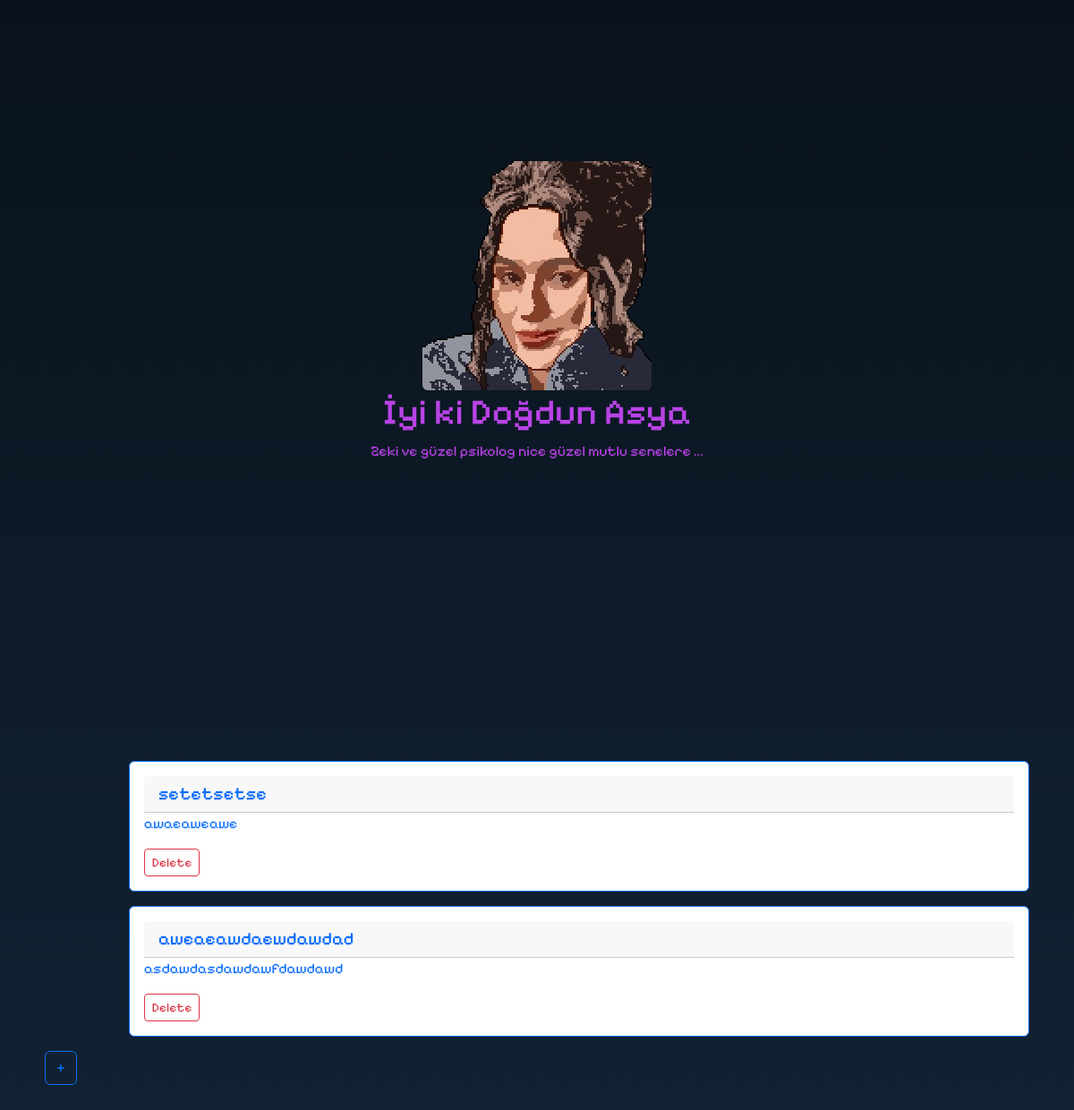
Before: / with the older database file.
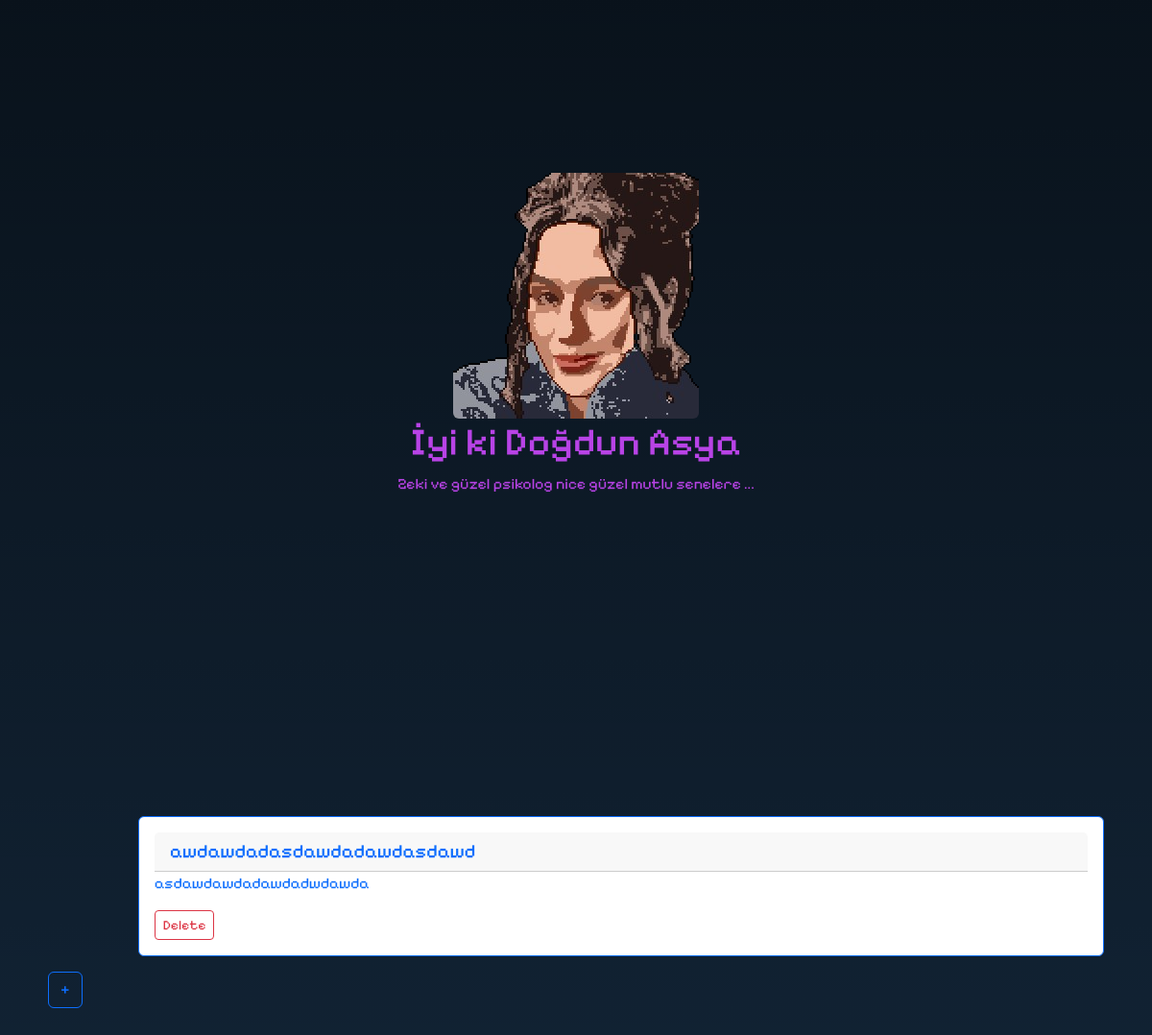
After: the same page with the newer database file.
### Birthday/models.py (models this page shows, shortened)
class Entry(models.Model):
    name = models.CharField(max_length=100)
    text = models.TextField()
    selected_gif = models.CharField(max_length=255, blank=True, null=True)

### Birthday/views.py (the view)
# urls.py: 2. Add a URL to urlpatterns:  path('', views.home, name='home')
def home(request):
    if request.method == 'POST':
        form = EntryForm(request.POST)
        if form.is_valid():
            form.save()
            return redirect('home')
    else:
        form = EntryForm()
    entries = Entry.objects.all()
    return render(request, 'home.html', {'entries': entries, 'form': form})

### Birthday/templates/home.html (shortened to what this page needs)
{% load static %}
<!DOCTYPE html>
<html lang="tr">
<head>
    <link href="https://cdn.jsdelivr.net/npm/bootstrap@5.3.2/dist/css/bootstrap.min.css" rel="stylesheet"
>
    <link rel="stylesheet" type="text/css" href="{% static 'css/style.css' %}">
</head>
<body>
    <header>
        <img src="/static/img/asya3.png" class="rounded mx-auto d-block" alt="Asya">
        <h1>İyi ki Doğdun Asya</h1>
        <p>Zeki ve güzel psikolog nice güzel mutlu senelere ...</p>
    </header>
    <main>
        {% for entry in entries %}
            <div class="row row-cols-2 row-cols-md-2 g-4">
                <div class="col-md-1">
                </div>
                <div class="col-md-11">
                    <div class="card border-primary mb-3">
                        <div class="card-body text-primary">
                            <h5 class="card-header">{{ entry.name }}</h5>
                            <p class="card-text">{{ entry.text }}</p>
                            <form method="post" action="{% url 'delete_entry_by_name' entry.name %}">
                                <button type="submit" class="btn btn-outline-danger btn-sm">Delete</button>
                            </form>
                        </div>
                    </div>
                </div>
            </div>
        {% endfor %}
        <button class="btn btn-outline-primary" type="button" data-bs-toggle="offcanvas" data-bs-target="#offcanvasBottom" aria-controls="offcanvasBottom">+</button>
    </main>
</body>
</html>

### Birthday/static/css/style.css (style rules this page uses)
body { background: linear-gradient(#0007, #0000), #123; font-family: 'Pixelify Sans', sans-serif; font-weight: 400; margin: 0; padding: 0; overflow-y: scroll; overflow-x: hidden; }
header { background: transparent; position: static; padding-top: 15%; text-align: center; color: rgb(184, 67, 230); width: 100%; height: 100vh; }
main { background: transparent; margin: 50px; overflow-y: auto; overflow-x: hidden; }

Changed rows visible on the page:
removed Entry: name "setetsetse", text "awaeaweawe"
removed Entry: name "aweaeawdaewdawdad", text "asdawdasdawdawfdawdawd"
added Entry: name "awdawdadasdawdadawdasdawd", text "asdawdawdadawdadwdawda"
